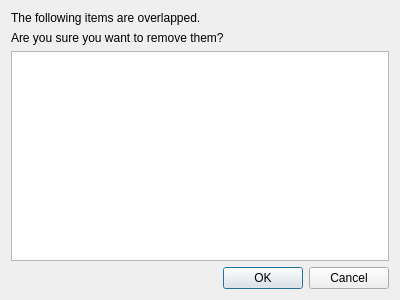
<?xml version="1.0" encoding="UTF-8"?>
<ui version="4.0">
 <class>AskRemoveOverlappedFileDialog</class>
 <widget class="QDialog" name="AskRemoveOverlappedFileDialog">
  <property name="geometry">
   <rect>
    <x>0</x>
    <y>0</y>
    <width>400</width>
    <height>300</height>
   </rect>
  </property>
  <property name="windowTitle">
   <string>Unify</string>
  </property>
  <layout class="QVBoxLayout" name="verticalLayout">
   <item>
    <widget class="QLabel" name="label">
     <property name="text">
      <string>The following items are overlapped.</string>
     </property>
    </widget>
   </item>
   <item>
    <widget class="QLabel" name="label_2">
     <property name="text">
      <string>Are you sure you want to remove them?</string>
     </property>
    </widget>
   </item>
   <item>
    <widget class="QPlainTextEdit" name="plainTextEdit">
     <property name="focusPolicy">
      <enum>Qt::NoFocus</enum>
     </property>
     <property name="contextMenuPolicy">
      <enum>Qt::NoContextMenu</enum>
     </property>
     <property name="readOnly">
      <bool>true</bool>
     </property>
    </widget>
   </item>
   <item>
    <layout class="QHBoxLayout" name="horizontalLayout">
     <item>
      <spacer name="horizontalSpacer">
       <property name="orientation">
        <enum>Qt::Horizontal</enum>
       </property>
       <property name="sizeHint" stdset="0">
        <size>
         <width>40</width>
         <height>20</height>
        </size>
       </property>
      </spacer>
     </item>
     <item>
      <widget class="QPushButton" name="pushButton">
       <property name="text">
        <string>OK</string>
       </property>
      </widget>
     </item>
     <item>
      <widget class="QPushButton" name="pushButton_2">
       <property name="text">
        <string>Cancel</string>
       </property>
      </widget>
     </item>
    </layout>
   </item>
  </layout>
 </widget>
 <tabstops>
  <tabstop>plainTextEdit</tabstop>
  <tabstop>pushButton</tabstop>
  <tabstop>pushButton_2</tabstop>
 </tabstops>
 <resources/>
 <connections>
  <connection>
   <sender>pushButton</sender>
   <signal>clicked()</signal>
   <receiver>AskRemoveOverlappedFileDialog</receiver>
   <slot>accept()</slot>
   <hints>
    <hint type="sourcelabel">
     <x>116</x>
     <y>241</y>
    </hint>
    <hint type="destinationlabel">
     <x>121</x>
     <y>285</y>
    </hint>
   </hints>
  </connection>
  <connection>
   <sender>pushButton_2</sender>
   <signal>clicked()</signal>
   <receiver>AskRemoveOverlappedFileDialog</receiver>
   <slot>reject()</slot>
   <hints>
    <hint type="sourcelabel">
     <x>206</x>
     <y>246</y>
    </hint>
    <hint type="destinationlabel">
     <x>213</x>
     <y>289</y>
    </hint>
   </hints>
  </connection>
 </connections>
</ui>
